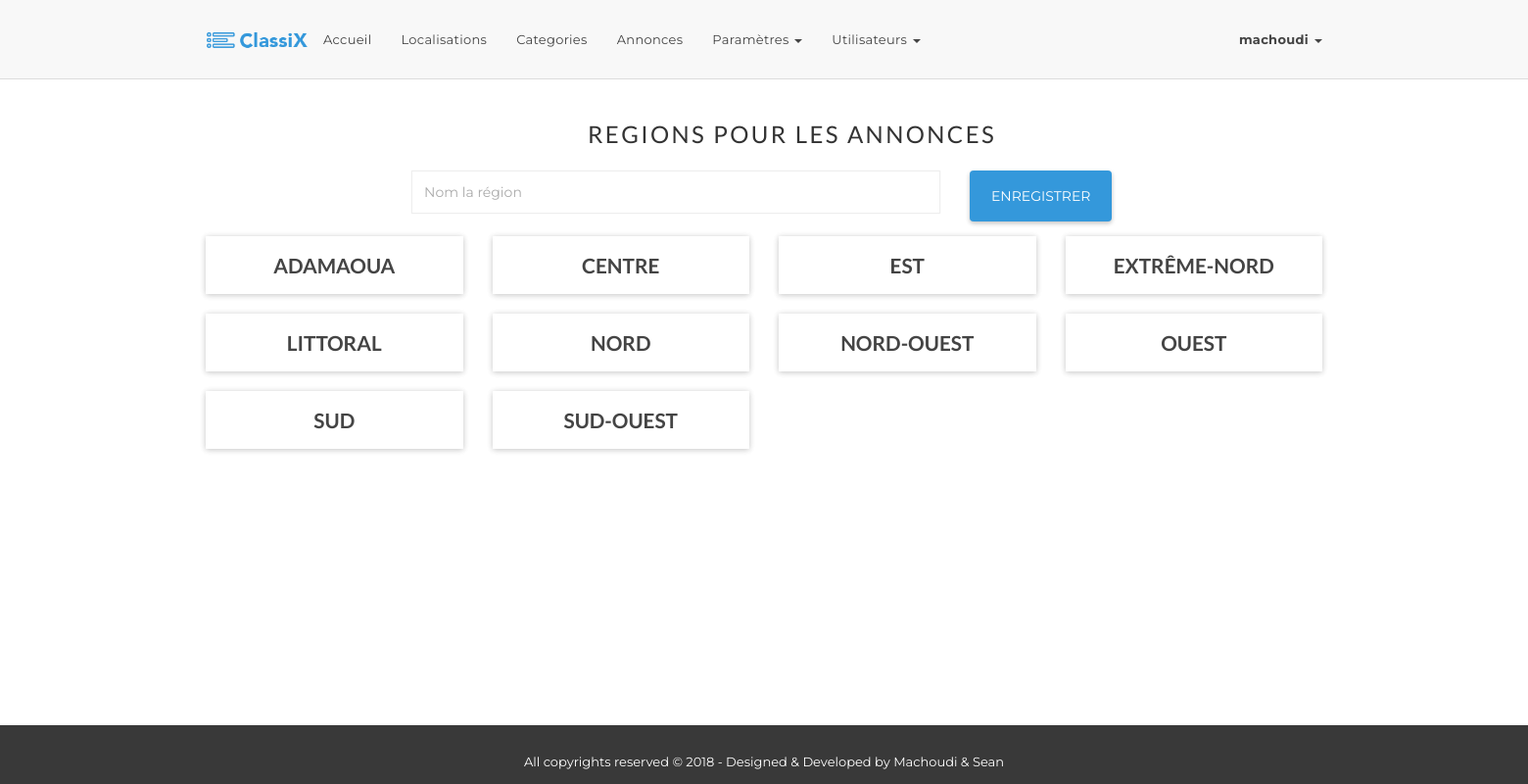
The app's page /admin/adm_regions.php (signed in) with its own data.
### tables this page shows
CREATE TABLE `regions` (
  `regionid` int(11) NOT NULL AUTO_INCREMENT,
  `region_name` varchar(100) NOT NULL,
  PRIMARY KEY (`regionid`),
  UNIQUE KEY `regions_region_name_uindex` (`region_name`)
);

### classes/Crud.php (called while the page is built, shortened)
<?php
class Crud {
  private $_host = "localhost";
  private $_username = "advertize";
  private $_password = "*c218*";
  private $_database = "advertize";
  protected $connection;
  public function __construct() {
    if( !isset($this->connection) ) {
      $this->connection = new mysqli($this->_host, $this->_username,
      $this->_password, $this->_database);
    }
    return $this->connection;
  }
  public function getData($query) {
    $result = $this->connection->query($query);
    if($result === false) {
        return $this->connection->error;
    }else{
        if( $result->num_rows == 0 ) {
            return 0;
        }else {
            $rows = array();
            while ($row = $result->fetch_assoc()) {   $rows[] = $row; }
            return $rows;
        }
    }
  }
}

### classes/Regions.php (called while the page is built, shortened)
<?php
require_once 'Crud.php';
class Regions extends Crud {
    public function getList(){
        return $this->getData("SELECT * FROM ".TBL_Regions);
    }
}

### admin/adm_regions.php (the view, shortened to what this page needs)
<?php
require_once '_inc_header.php';
require_once '../classes/Regions.php';
$regions = new regions();
$regionsList = $regions->getList();
$errors = array();
?>
    <section id="categories-homepage">
        <div class="container">
            <div class="row">
                <div class="col-md-12 col-lg-offset-4">
                    <h3 class="section-title">Regions pour les annonces</h3>
                </div>
                <div class="col-md-12 col-lg-offset-2">
                    <?php   $library->debug_errors($errors); ?>
                    <form  role="form" class="login-form" method="post"
                           action="<?php echo $_SERVER['PHP_SELF']; ?>">
                        <div class="form-group col-lg-6 col-sm-12">
                            <input type="text" class="form-control" autofocus
                                   value="<?php $library->inputData($_POST['region_name']); ?>"
                                   name="region_name" placeholder="Nom la région">
                        </div>
                        <div class="form-group col-lg-4 col-sm-12">
                            <button class="btn btn-common log-btn">Enregistrer</button>
                        </div>
                    </form>
                </div>
                <?php if($regionsList === 0): ?>
                    <div class="col-md-3 col-sm-6 col-xs-12">
                        <div class="category-box border-1 wow fadeInUpQuick animated"
                             data-wow-delay="0.3s"
                             style="height: 200px!important;max-height: 300px!important;visibility: visible;-webkit-animation-delay: 0.3s; -moz-animation-delay: 0.3s; animation-delay: 0.3s;">
                            <div class="category-header">
                                <a href="#"><h4>Regions non configurées</h4></a>
                            </div>
                            <div class="category-content"
                                 style="text-align: center;padding-top: 30px;">
                                <h1>0</h1>
                            </div>
                        </div>
                    </div>
                <?php else: ?>
                    <?php for($i=0; $i<sizeof($regionsList); $i++): ?>
                        <div class=" col-md-3 col-sm-6 col-xs-12">
                            <div class="panel panel-default">
                                <div class="panel-body center">
                                    <h3>
                                        <a href="adm_cities.php?regionid=<?php echo $regionsList[$i]["regionid"]; ?>">
                                            <?php echo $regionsList[$i]["region_name"]; ?>
                                        </a>
                                    </h3>
                                </div>
                            </div>
                        </div>
                    <?php endfor; ?>
                <?php endif; ?>
            </div>
        </div>
    </section>
<?php require_once '../_inc/_inc_footer.php'; ?>

### assets/material-kit.css (style rules this page uses)
body,h1,h2,h3,h4,h5,h6,.h1,.h2,.h3,.h4 { font-family:open sans,sans-serif;font-weight:400 }
.form-group { position:relative }
h3,.h3 { font-size:1.825em;line-height:1.4em;margin:20px 0 10px }
.panel { border-radius:2px;border:0;box-shadow:0 1px 6px 0 rgba(0,0,0,.12),0 1px 6px 0 rgba(0,0,0,.12) }
* { -webkit-tap-highlight-color:transparent;-webkit-tap-highlight-color:transparent }

### assets/main.css (style rules this page uses)
body { font-family:montserrat,sans-serif;font-weight:400;font-size:13px;line-height:24px;overflow-x:hidden }
h1,h2,h3,h4,h5,h6 { margin-top:0;margin-bottom:0;font-family:lato,sans-serif;font-weight:700 }
h3 { font-size:1.6em;line-height:1.4em }
a { color:#444;-webkit-transition:all .3s linear;-moz-transition:all .3s linear;-ms-transition:all .3s linear;-o-transition:all .3s linear;transition:all .3s linear }
.center { text-align:center }
.btn { padding:16px 22px;color:#fff;border-radius:4px;position:relative;-webkit-transition:all .3s linear;-moz-transition:all .3s linear;-ms-transition:all .3s linear;-o-transition:all .3s linear;transition:all .3s linear;box-shadow:0 2px 4px 0 rgba(0,0,0,.1),0 2px 5px 0 rgba(0,0,0,.15);border:0;text-transform:uppercase }
.btn-common,.btn-primary { background:#3498db }
.section-title { font-size:24px;letter-spacing:.1em;padding:20px 0;text-transform:uppercase;font-weight:400 }
.panel-default { border-radius:0;border:0 }
.form-control { background-color:#fff;border:1px solid #eee;border-radius:0;box-shadow:0 0 1px rgba(0,0,0,.075);color:#444;display:block;height:44px;padding:10px 12px;width:100% }

### _inc/_inc_header.php (style rules this page uses)
html { position: relative; min-height: 100%; }
body { margin-bottom: 60px; }

### records on screen
regions: region_name "ADAMAOUA"
regions: region_name "CENTRE"
regions: region_name "EST"
regions: region_name "EXTRÊME-NORD"
regions: region_name "LITTORAL"
regions: region_name "NORD"
regions: region_name "NORD-OUEST"
regions: region_name "OUEST"
regions: region_name "SUD"
regions: region_name "SUD-OUEST"

### other values on screen
$_SESSION['user']['pseudo'] "machoudi"
